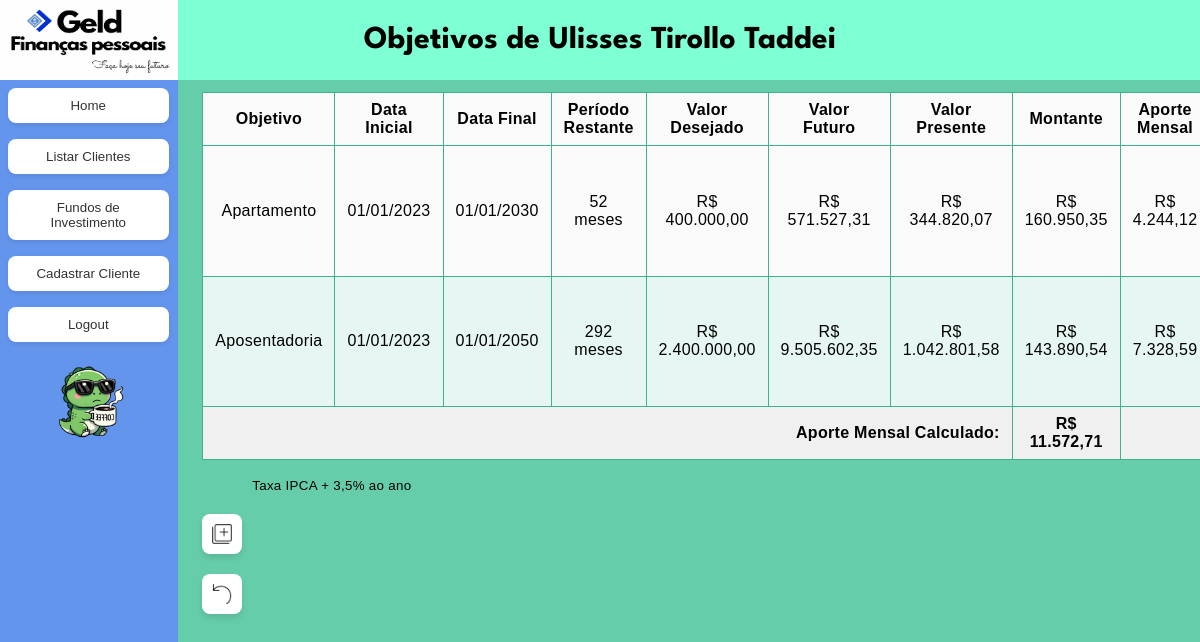
Page /cliente/1/listar_objetivos?calcular=true (signed in) on the committed database.
### app/models/geld_models.py (models this page shows)
class Cliente(Base):
    __tablename__ = 'clientes'
    id = Column(Integer, primary_key = True)
    nome = Column(String, nullable = False)
    nascimento = Column(DateTime, nullable = False)
    cep = Column(Integer)
    endereco = Column(String)
    escolaridade = Column(String)
    cpf = Column(String(11), nullable = False, unique = True)
    email = Column(String, nullable = False, unique = True)
    telefone = Column(String, nullable = False)
    banco = Column(Enum(BancoEnum), nullable = False)
    status = Column(Enum(StatusEnum), nullable = False)
    objetivos = relationship("Objetivo", back_populates = "cliente", cascade = "all, delete-orphan")
    posicoes_fundo = relationship("PosicaoFundo", back_populates="cliente", cascade="all, delete-orphan")
    transacoes = relationship("Transacao", back_populates="cliente", cascade="all, delete-orphan")

class Objetivo(Base):
    __tablename__ = 'objetivos'
    id = Column(Integer, primary_key = True)
    cliente_id = Column(Integer, ForeignKey('clientes.id'), nullable = False)
    nome_objetivo = Column(String, nullable =False)
    valor_final = Column(Numeric(15,2), nullable = False)
    valor_real = Column(Numeric(15,2), nullable = False)
    valor_inicial = Column(Numeric(15,2), nullable = False)
    data_inicial = Column(DateTime, nullable = False)
    data_final = Column(DateTime, nullable = False)
    @property
    def duracao_meses(self):
        data_atual = datetime.now()
        return (self.data_final.year - data_atual.year) * 12 + (self.data_final.month - data_atual.month)
    cliente = relationship("Cliente", back_populates = "objetivos")

class IndicadoresEconomicos(Base):
    __tablename__ = 'indicadores_economicos'
    id = Column(Integer, primary_key=True)
    ipca = Column(Float)
    ipca_mes = Column(Float, default=0)
    data_atualizacao = Column(DateTime, default=datetime.now)

### app/routes/objetivo.py (the view)
@objetivo_bp.route('/cliente/<int:cliente_id>/listar_objetivos')
@login_required
def listar_objetivos(cliente_id):
    try:
        db = create_session()
        global_service = GlobalServices(db)
        cliente = global_service.get_by_id(Cliente, cliente_id)
        if not cliente:
            flash('Cliente não encontrado')
            return redirect(url_for('cliente.listar_clientes'))
        objetivos = db.query(Objetivo).filter(Objetivo.cliente_id == cliente_id).all()
        ipca_mes = db.query(IndicadoresEconomicos.ipca_mes).order_by(IndicadoresEconomicos.data_atualizacao.desc()).scalar() or 0
        calcular_aporte = request.args.get('calcular', 'false') == 'true'
        calculo_aportes = None
        if calcular_aporte:
            taxa_anual_adicional = 3.5
            objetivo_service = ObjetivoServices(db)
            calculo_aportes = objetivo_service.calc_aportes_cliente(cliente_id, taxa_anual_adicional)
            if "error" in calculo_aportes:
                flash(f'Erro ao calcular aportes: {calculo_aportes["error"]}')
                calcular_aporte = False
        return render_template('objetivo/listar_objetivos.html',
                              objetivos=objetivos,
                              cliente=cliente,
                              ipca_mes=ipca_mes,
                              calculo_aportes=calculo_aportes,
                              mostrar_calculo=calcular_aporte)
    except Exception as e:
        import traceback
        traceback.print_exc()
        flash(f'Erro ao listar objetivos: {str(e)}')
        return redirect(url_for('cliente.area_cliente', cliente_id=cliente_id))
    finally:
        if 'db' in locals() and db:
            db.close()

### app/models/geld_models.py (called while the page is built)
def create_session():
    engine = create_engine(DATABASE_URL)
    Session = sessionmaker(bind = engine)
    return Session()

### app/services/global_services.py (called while the page is built)
def login_required(f):
    @wraps(f)
    def decorated_function(*args, **kwargs):
        if 'logged_in' not in session:
            return redirect(url_for('auth.login'))
        return f(*args, **kwargs)
    return decorated_function

    def get_by_id(self, model_class: Type[class_set], instance_id: int)-> Optional[class_set]:
        try:
            return self.db.query(model_class).filter(model_class.id == instance_id).first()
        except Exception as e:
            raise e

### app/templates/objetivo/listar_objetivos.html (shortened to what this page needs)
{% extends "base.html" %}
{% block header %}Objetivos de {{cliente.nome}} {% endblock %}
{% block content %}
<div class="center">
    <table class="table">
        <thead>
            <tr>
                <th>Objetivo</th>
                <th>Data Inicial</th>
                <th>Data Final</th>
                <th>Período Restante</th>
                <th>Valor Desejado</th>
                <th class="tooltip" data-tooltip="Valor Desejado aplicado inflação no final do período">Valor Futuro</th>
                <th class="tooltip" data-tooltip="Valor necessário atualmente para atingir o objetivo com IPCA+3,5%">Valor Presente</th>
                <th>Montante</th>
                {% if mostrar_calculo is defined and mostrar_calculo %}
                <th>Aporte Mensal</th>
                {% endif %}
            </tr>
        </thead>
        <tbody>
            {% for objetivo in objetivos %}
            <tr>
                <td>{{ objetivo.nome_objetivo }}</td>
                <td>{{ objetivo.data_inicial.strftime('%d/%m/%Y')  }}</td>
                <td>{{ objetivo.data_final.strftime('%d/%m/%Y') }}</td>
                <td>{{ objetivo.duracao_meses}} meses</td>
                <td>R$ {{ '{:,.2f}'.format(objetivo.valor_final).replace(',', ' ').replace('.', ',').replace(' ', '.') }} </td>
                <td>R$ {{ '{:,.2f}'.format(objetivo.valor_final|float * ((1+ipca_mes/100)**((objetivo.data_final.year - objetivo.data_inicial.year) * 12 + (objetivo.data_final.month - objetivo.data_inicial.month)))).replace(',', ' ').replace('.', ',').replace(' ', '.') }}</td>
                <td>
                    {% set valor_futuro_corrigido = objetivo.valor_final|float * ((1+ipca_mes/100)**objetivo.duracao_meses) %}
                    {% set taxa_anual_adicional = 3.5 %}
                    {% set taxa_mensal = ipca_mes/100 + ((1 + taxa_anual_adicional/100) ** (1/12)) - 1 %}
                    {% if taxa_mensal == 0 %}
                        {% set valor_presente_necessario = valor_futuro_corrigido %}
                    {% else %}
                        {% set valor_presente_necessario = valor_futuro_corrigido / ((1 + taxa_mensal) ** objetivo.duracao_meses) %}
                    {% endif %}
                    R$ {{ '{:,.2f}'.format(valor_presente_necessario).replace(',', ' ').replace('.', ',').replace(' ', '.') }}
                </td>
                <td>R$ {{ '{:,.2f}'.format(objetivo.valor_real).replace(',', ' ').replace('.', ',').replace(' ', '.') }}</td>
                {% if mostrar_calculo is defined and mostrar_calculo %}
                <td>
                    {% for aporte in calculo_aportes.aportes_por_objetivo %}
                        {% if aporte.objetivo_id == objetivo.id %}
                            R$ {{ '{:,.2f}'.format(aporte.aporte_mensal).replace(',', ' ').replace('.', ',').replace(' ', '.') }}
                        {% endif %}
                    {% endfor %}
                </td>
                {% endif %}
            </tr>
            {% endfor %}
            {% if mostrar_calculo is defined and mostrar_calculo %}
            <tr class="total-row" style="font-weight: bold; background-color: #f0f0f0;">
                <td colspan="7" style="text-align: right;">Aporte Mensal Calculado:</td>
                <td>R$ {{ '{:,.2f}'.format(calculo_aportes.aporte_total_mensal).replace(',', ' ').replace('.', ',').replace(' ', '.') }}</td>
                <td colspan="2"></td>
            </tr>
            {% endif %}
        </tbody>
    </table>
    <div class="class_func">
        {% if mostrar_calculo is defined and mostrar_calculo %}
        <p><small>Taxa IPCA + 3,5% ao ano</small></p>
        {% else %}
        <a href="{{ url_for('objetivo.listar_objetivos', cliente_id=cliente.id, calcular='true') }}" class="bigBtn">
            Calcular Aporte<img src="{{ url_for('static', filename='icons/calculadora.png') }}" class="btn-icon">
        </a>
        {% endif %}
    </div>
    <div style="margin-top: 20px;">
        <button title="Adicionar" class="smlBtn" onclick="window.location.href='{{ url_for('objetivo.add_objetivo', cliente_id=cliente.id) }}'">
            <img src="{{ url_for('static', filename='icons/add.png') }}" class="sml-btn-icon">
        </button>
        <button title="Voltar" class="smlBtn" onclick="window.location.href='{{ url_for('cliente.area_cliente', cliente_id=cliente.id) }}'">
            <img src="{{ url_for('static', filename='icons/back.png') }}" class="sml-btn-icon">
        </button>
    </div>
</div>
{% endblock %}

### app/static/styles.css (style rules this page uses)
.center { background-color: mediumaquamarine; position: fixed; padding-left: 2%; padding-top: 1%; top: 10%; left: calc(10vh * (903 / 405)); width: calc(100% - (10vh * (903 / 405))); height: 90%; overflow-y: scroll; font-family: 'Poppins', sans-serif; letter-spacing: 0.3px; box-sizing: border-box; }
.center p { text-align:justify; text-indent: 5%; }
.table { background-color: mediumaquamarine; border-collapse: collapse; text-align: left; width: 90%; }
.table tr:nth-child(odd) { background-color: #fafafa; }
.table tr:nth-child(even) { background-color: #e6f7f3; }
.table td, .table th { padding: 8px 12px; border: 1px solid #40b090; text-align: center; }
.smlBtn { background-color: #ffffff; border: none; border-radius: 8px; padding: 5px 10px; width: 40px; color: #333; font-weight: 600; font-size: 16px; transition: all 0.3s ease; box-shadow: 0 4px 6px rgba(0,0,0,0.1); text-align: right; position: relative; margin-bottom: 2%; display:flow-root; height: 40px; }
.sml-btn-icon { position:absolute; transform: translateY(-50%); width: 30px; height: 30px; object-fit: contain; }
img { max-width: 50%; height: auto; display: block; margin-left: auto; margin-right: auto; }
.tooltip { position: relative; cursor: help; }
.tooltip::after { content: attr(data-tooltip); position: absolute; top: 0; left: 0; width: 100%; height: 100%; background-color: rgba(0, 0, 0, 0.9); color: white; display: flex; align-items: center; justify-content: center; font-size: 11px; font-weight: normal; text-align: center; opacity: 0; transition: opacity 0.3s; pointer-events: none; z-index: 1000; border-radius: 4px; }

### rows in the picture
Cliente: nome "Ulisses Tirollo Taddei"
Objetivo: nome_objetivo "Apartamento", data_inicial "01/01/2023", data_final "01/01/2030", duracao_meses "52", valor_final "400.000,00", valor_final+data_final+data_inicial "571.527,31", value "344.820,07", valor_real "160.950,35", aporte_mensal "4.244,12"
Objetivo: nome_objetivo "Aposentadoria", data_inicial "01/01/2023", data_final "01/01/2050", duracao_meses "292", valor_final "2.400.000,00", valor_final+data_final+data_inicial "9.505.602,35", value "1.042.801,58", valor_real "143.890,54", aporte_mensal "7.328,59"
